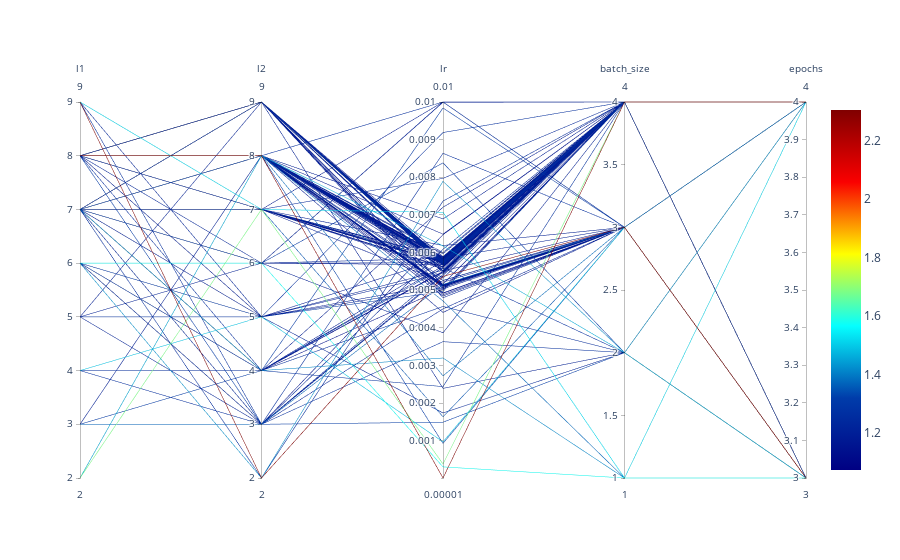

This figure's notebook cell:
### Markdown cell above
## Parallel Coordinates Plot

### Code cell
spot_tuner.parallel_plot()

### Figure 1 — Plotly figure (JSON) as saved in the notebook; plotly's stock layout.template omitted (floating-point values rounded to 4 significant figures; data arrays with more than 128 entries replaced by an {"elided": "..."} marker saying what was removed)
{"data": [{"dimensions": [{"label": "l1", "range": [2, 9], "values": {"elided": "249 int values"}}, {"label": "l2", "range": [2, 9], "values": {"elided": "249 int values"}}, {"label": "lr", "range": [1e-05, 0.01], "values": {"elided": "249 float values"}}, {"label": "batch_size", "range": [1, 4], "values": {"elided": "249 int values"}}, {"label": "epochs", "range": [3, 4], "values": {"elided": "249 int values"}}], "line": {"cmax": 2.306, "cmin": 1.072, "color": {"elided": "249 float values"}, "colorscale": [[0, "rgb(0,0,131)"], [0.2, "rgb(0,60,170)"], [0.4, "rgb(5,255,255)"], [0.6, "rgb(255,255,0)"], [0.8, "rgb(250,0,0)"], [1, "rgb(128,0,0)"]], "showscale": true}, "type": "parcoords"}], "layout": {}}
